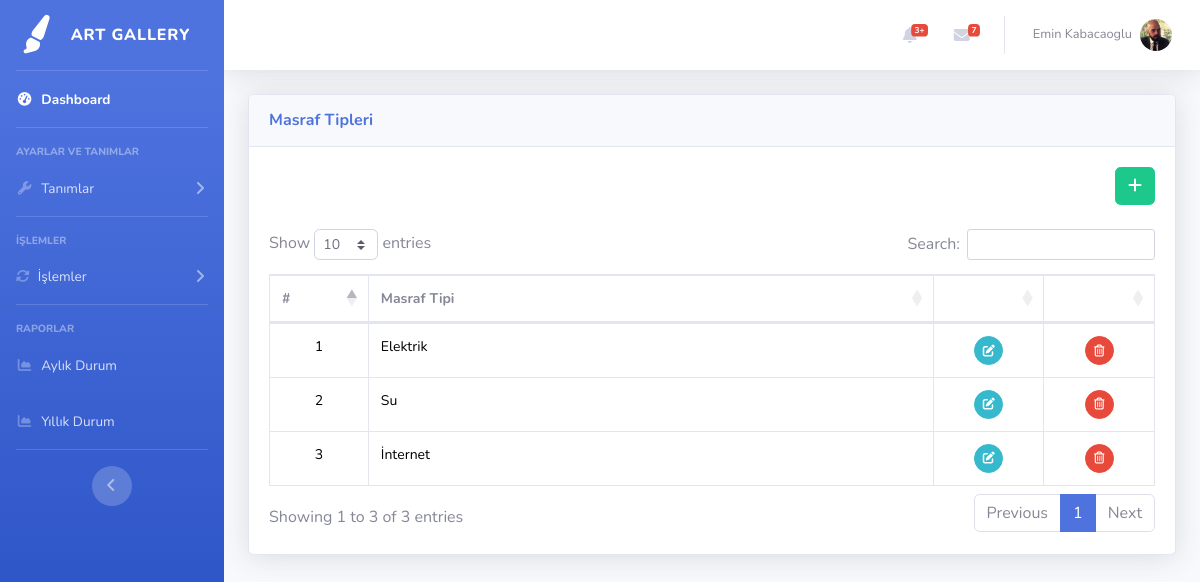
The page /artgallery/expensetype.php (signed in) on the database its author committed.
### tables this page shows
CREATE TABLE IF NOT EXISTS `users` (
  `user_id` int NOT NULL AUTO_INCREMENT,
  `user_name` varchar(50) NOT NULL,
  `user_lastname` varchar(50) NOT NULL,
  `user_username` varchar(50) NOT NULL,
  `user_password` varchar(100) NOT NULL,
  `user_photo` varchar(100) NOT NULL,
  `user_status` enum('0','1') NOT NULL DEFAULT '1',
  `user_email` varchar(50) NOT NULL,
  `user_mobile` varchar(50) NOT NULL,
  PRIMARY KEY (`user_id`)
);

CREATE TABLE IF NOT EXISTS `expensetype` (
  `type_id` int NOT NULL AUTO_INCREMENT,
  `type_name` varchar(50) NOT NULL,
  `record_date` datetime NOT NULL DEFAULT CURRENT_TIMESTAMP,
  PRIMARY KEY (`type_id`)
);

### artgallery/admin/setconfig.php (called while the page is built, shortened)
<?php
require_once 'admin/class.crud.php';
$db = new crud();
?>

### artgallery/admin/class.crud.php (called while the page is built, shortened)
<?php
    class crud{
        private $db;
        public function __construct(){
            try {
                 $this->db=new PDO('mysql:host=localhost;dbname=artgallery;charset=utf8','root','Baskent@2005@');
            } catch (Exception $e) {
                die("Bağlantı Başarısız: ".$e->getMessage());
            }
        }
        public function read($table,$options=[]){
            try {
                if (isset($options['column_name'])) {
                    $stmt=$this->db->prepare("SELECT * FROM $table order by {$options['column_name']} {$options['column_sort']}");
                }  else {
                    $stmt=$this->db->prepare("SELECT * FROM $table");
                }
                $stmt->execute();
                return $stmt;
            } catch (Exception $e) {
                echo $e->getMessage();
                return false;
            }
        }
        public function qSql($sql,$options=[]) {
            try {
                $stmt=$this->db->prepare($sql);
                $stmt->execute();
                return $stmt;
            } catch (Exception $e) {
                return ['status' => FALSE, 'error' => $e->getMessage()];
            }
        }
    }
?>

### artgallery/expensetype.php (the view, shortened to what this page needs)
<?php require_once 'header.php'; ?>
<div class="container-fluid" id="container-fluid">
  <div class="card shadow mb-4">
    <div class="card-header py-3">
      <h6 class="m-0 font-weight-bold text-primary">Masraf Tipleri</h6>
    </div>
<div class="card-body">
      <div class="table-responsive">
        <div align="right">
          <button class="btn btn-success" onclick="openForm()"><i class="fas fa-plus"></i></button>
        </div> <br>
        <table class="table table-bordered" id="dataTable" width="100%" cellspacing="0">
          <thead>
            <tr>
              <th>#</th>
              <th>Masraf Tipi</th>
              <th></th>
              <th></th>
            </tr>
          </thead>
          <tbody>
            <?php
            $sql = $db->read("expensetype");
            $count = 0;
            while ($row = $sql->fetch(PDO::FETCH_ASSOC)) {
              $count++;
              $typeid=$row["type_id"];
              $sql2 = $db->qSql("SELECT * FROM expenses WHERE expenses.expensetype_id=$typeid");
              $record=$sql2->rowCount();
            ?>
              <tr>
                <td align="center" width="5"><?php echo $count ?></td>
                <td  width="250"><?php echo $row["type_name"] ?></td>
                <td align="center" width="5"> <button class="btn btn-info btn-circle btn-sm" onclick="openUpdForm('<?php echo $row["type_id"] ?>','<?php echo $row["type_name"] ?>' )"><i class="fas fa-edit"></i></button></td>
                <td  align="center"  width="5"><a id="delete_expensetype" onclick="deleteConfirm(<?php echo $row['type_id'] ?>,<?php echo $record ?>)" href="#" class="btn btn-danger btn-circle btn-sm"><i class="far fa-trash-alt"></i></a></td>
              </tr>
            <?php  }  ?>
          </tbody>
        </table>
      </div>
    </div>
  </div>
</div>
<?php require_once 'footer.php' ?>

### artgallery/header.php (shortened to what this page needs)
<?php
require_once 'admin/setconfig.php';
$id = $_SESSION['user']['userID'];
$sql = $db->qSql("SELECT * FROM users WHERE users.user_id=$id ");
$row = $sql->fetch(PDO::FETCH_ASSOC)
?>
<!DOCTYPE html>
<html lang="en">
<head>
  <link href="vendor/fontawesome-free/css/all.min.css" rel="stylesheet" type="text/css">
  <link href="css/sb-admin-2.min.css" rel="stylesheet">
  <link rel="stylesheet" href="css/select2.min.css" />
  <link href="vendor/datatables/dataTables.bootstrap4.min.css" rel="stylesheet">
  <link rel="stylesheet" href="https://ajax.googleapis.com/ajax/libs/jqueryui/1.12.1/themes/smoothness/jquery-ui.css">
  <link rel="stylesheet" href="css/sweetalert2.min.css">
</head>
<body id="page-top">
  <div id="wrapper">
    <?php require_once 'sidebar.php' ?>
    <div id="content-wrapper" class="d-flex flex-column">
      <div id="content">
        <nav class="navbar navbar-expand navbar-light bg-white topbar mb-4 static-top shadow">
          <ul class="navbar-nav ml-auto">
            <li class="nav-item dropdown no-arrow mx-1">
              <a class="nav-link dropdown-toggle" href="#" id="alertsDropdown" role="button" data-toggle="dropdown" aria-haspopup="true" aria-expanded="false">
                <i class="fas fa-bell fa-fw"></i>
                <span class="badge badge-danger badge-counter">3+</span>
              </a>
            </li>
            <li class="nav-item dropdown no-arrow mx-1">
              <a class="nav-link dropdown-toggle" href="#" id="messagesDropdown" role="button" data-toggle="dropdown" aria-haspopup="true" aria-expanded="false">
                <i class="fas fa-envelope fa-fw"></i>
                <span class="badge badge-danger badge-counter">7</span>
              </a>
            </li>
            <li class="nav-item dropdown no-arrow">
              <a class="nav-link dropdown-toggle" href="#" id="userDropdown" role="button" data-toggle="dropdown" aria-haspopup="true" aria-expanded="false">
                <span class="mr-2 d-none d-lg-inline text-gray-600 small"><?php echo $_SESSION['user']['userName'] . " " . $_SESSION['user']['userLastName'] ?></span>
                <img class="img-profile rounded-circle" src="img/users/<?php if ($row["user_photo"] == null) {
                                                                          echo 'user.png';
                                                                        } else {
                                                                          echo $row["user_photo"];
                                                                        } ?>">
              </a>
            </li>
          </ul>
        </nav>

### artgallery/expensetype.php (style rules this page uses)
tr { font-size: 14px }
#dataTable td { color: black; }

### rows shown on the page
users: user_photo (picture)
expensetype: type_name "Elektrik"
expensetype: type_name "Su"
expensetype: type_name "İnternet"

### other values the page prints
$_SESSION['user']['userName'] "Emin"
$_SESSION['user']['userLastName'] "Kabacaoglu"
